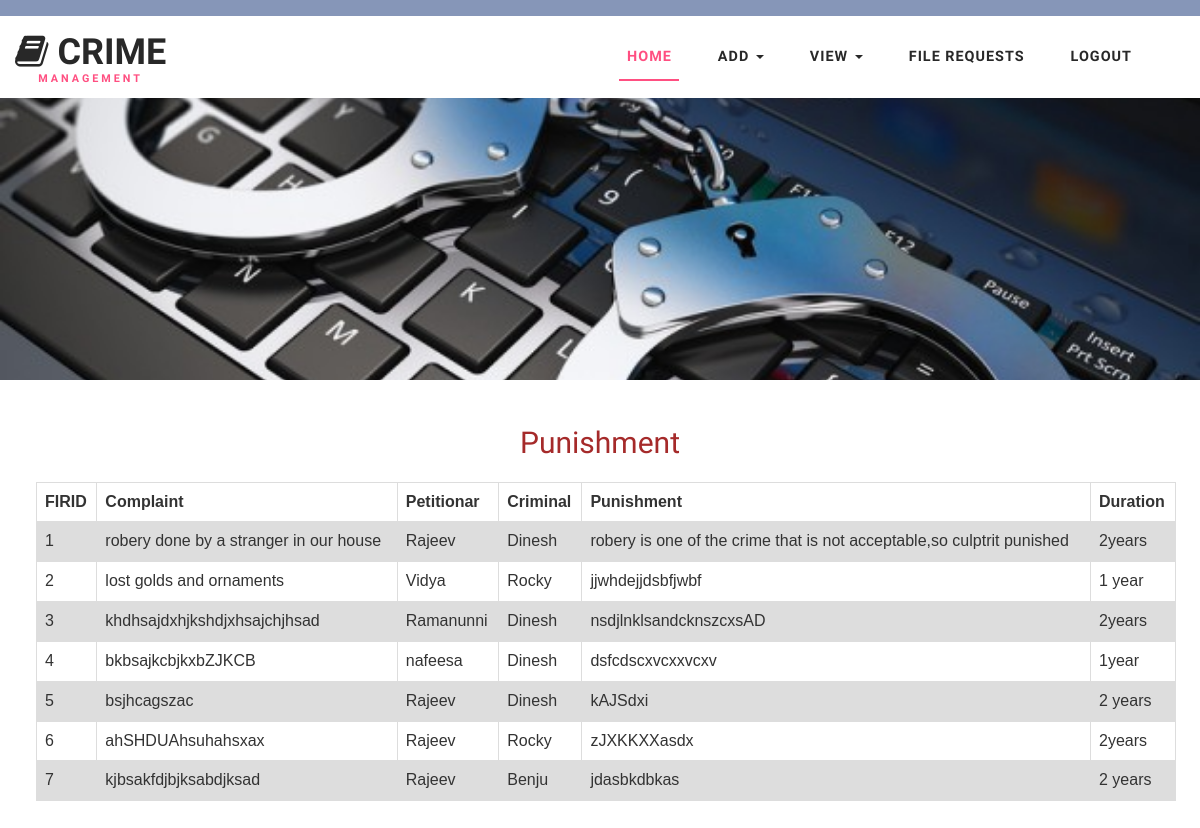
Screenshot of /stationviewpunishment with the database file from the repository.
### crimeapp/models.py (models this page shows)
class Punishment(models.Model):
    hid=models.ForeignKey(Hearing,on_delete=models.CASCADE,blank=True,null=True)
    punishment=models.CharField(max_length=100)
    duration=models.CharField(max_length=100)

class Hearing(models.Model):
    firid=models.ForeignKey(Fir,on_delete=models.CASCADE,blank=True,null=True)
    heardate=models.DateField()
    updates=models.CharField(max_length=100)

class Fir(models.Model):
    cid=models.ForeignKey(Complaint,on_delete=models.CASCADE,blank=True,null=True)
    crid=models.ForeignKey(Criminal,on_delete=models.CASCADE,blank=True,null=True)
    firdate=models.DateField(auto_now=True)
    lawapplied=models.CharField(max_length=100)
    details=models.CharField(max_length=100)

class Complaint(models.Model):
    sid=models.ForeignKey(Station,on_delete=models.CASCADE,blank=True,null=True)
    pid=models.ForeignKey(Publicuser,on_delete=models.CASCADE,blank=True,null=True)
    comptitle=models.CharField(max_length=100)
    desc=models.CharField(max_length=100)
    identification=models.CharField(max_length=100)
    cdate=models.DateField(auto_now=True)
    status=models.CharField(max_length=100)

class Publicuser(models.Model):
    name=models.CharField(max_length=100)
    address=models.CharField(max_length=100)
    email=models.CharField(max_length=100)
    contact=models.CharField(max_length=100)
    vid=models.CharField(max_length=100,null=True)
    aid=models.CharField(max_length=100,null=True)

class Criminal(models.Model):
    name=models.CharField(max_length=100)
    age=models.CharField(max_length=100,null=True)
    height=models.CharField(max_length=100,null=True)
    weight=models.CharField(max_length=100,null=True)
    gender=models.CharField(max_length=100,null=True)
    address=models.CharField(max_length=100,null=True)
    contact=models.CharField(max_length=100,null=True)
    identification=models.CharField(max_length=100)
    nickname=models.CharField(max_length=100,null=True)
    optype=models.CharField(max_length=100,null=True)
    photo=models.ImageField()
    thumb=models.ImageField(null=True)

### crimeapp/views.py (the view)
# urls.py: path('stationviewpunishment', views.stationviewpunishment),
def stationviewpunishment(request):
    data = Punishment.objects.all()
    return render(request, 'stationviewpunishment.html', {'data': data})

### template/stationviewpunishment.html (shortened to what this page needs)
{% extends 'stationheader.html' %}
{% block content1 %}
<form method="POST">
<br>
<br>
<h2 align="center" style="color:brown">Punishment</h2>
<br>
<table class="customers">
<tr>
    <th>FIRID</th>
    <th>Complaint</th>
    <th>Petitionar</th>
    <th>Criminal</th>
    <th>Punishment</th>
    <th>Duration</th>
</tr>
    {% for x in data %}
    <tr>
        <td>{{x.hid.firid.id}}</td>
        <td>{{x.hid.firid.cid.desc}}</td>
        <td>{{x.hid.firid.cid.pid.name}}</td>
        <td>{{x.hid.firid.crid.name}}</td>
        <td>{{x.punishment}}</td>
        <td>{{x.duration}}</td>
        </tr>
    {% endfor %}
</table>
<br>
<br>
<br>
<br>
<br>
<br>
<br>
<br>
</form>
{% endblock %}

### static/css/style.css (style rules this page uses)
html, body { margin: 0; font-size: 100%; background: #fff; font-family: 'Work Sans', sans-serif; }
h1, h2, h3, h4, h5, h6 { margin: 0; font-family: 'Work Sans', sans-serif; }

### template/stationviewpunishment.html (style rules this page uses)
table { font-family: arial, sans-serif; border-collapse: collapse; width: 95%; margin-left: 3%; border: #000000; }
td, th { border: 1px solid #dddddd; text-align: left; padding: 8px; }
tr:nth-child(even) { background-color: #dddddd; }

### rows the page displays
Punishment: hid.firid.id "1", hid.firid.cid.desc "robery done by a stranger in our house", hid.firid.cid.pid.name "Rajeev", hid.firid.crid.name "Dinesh", punishment "robery is one of the crime that is not acceptable,so culptrit punished", duration "2years"
Punishment: hid.firid.id "2", hid.firid.cid.desc "lost golds and ornaments", hid.firid.cid.pid.name "Vidya", hid.firid.crid.name "Rocky", punishment "jjwhdejjdsbfjwbf", duration "1 year"
Punishment: hid.firid.id "3", hid.firid.cid.desc "khdhsajdxhjkshdjxhsajchjhsad", hid.firid.cid.pid.name "Ramanunni", hid.firid.crid.name "Dinesh", punishment "nsdjlnklsandcknszcxsAD", duration "2years"
Punishment: hid.firid.id "4", hid.firid.cid.desc "bkbsajkcbjkxbZJKCB", hid.firid.cid.pid.name "nafeesa", hid.firid.crid.name "Dinesh", punishment "dsfcdscxvcxxvcxv", duration "1year"
Punishment: hid.firid.id "5", hid.firid.cid.desc "bsjhcagszac", hid.firid.cid.pid.name "Rajeev", hid.firid.crid.name "Dinesh", punishment "kAJSdxi", duration "2 years"
Punishment: hid.firid.id "6", hid.firid.cid.desc "ahSHDUAhsuhahsxax", hid.firid.cid.pid.name "Rajeev", hid.firid.crid.name "Rocky", punishment "zJXKKXXasdx", duration "2years"
Punishment: hid.firid.id "7", hid.firid.cid.desc "kjbsakfdjbjksabdjksad", hid.firid.cid.pid.name "Rajeev", hid.firid.crid.name "Benju", punishment "jdasbkdbkas", duration "2 years"
